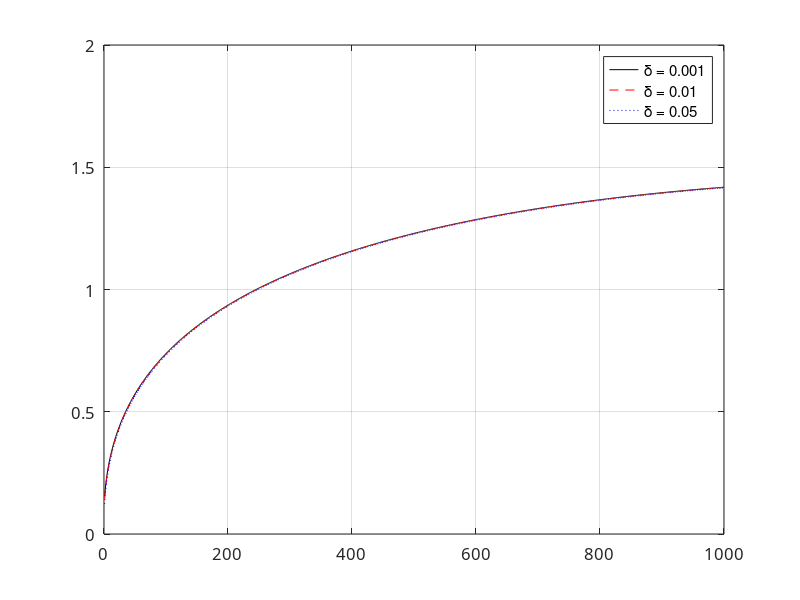
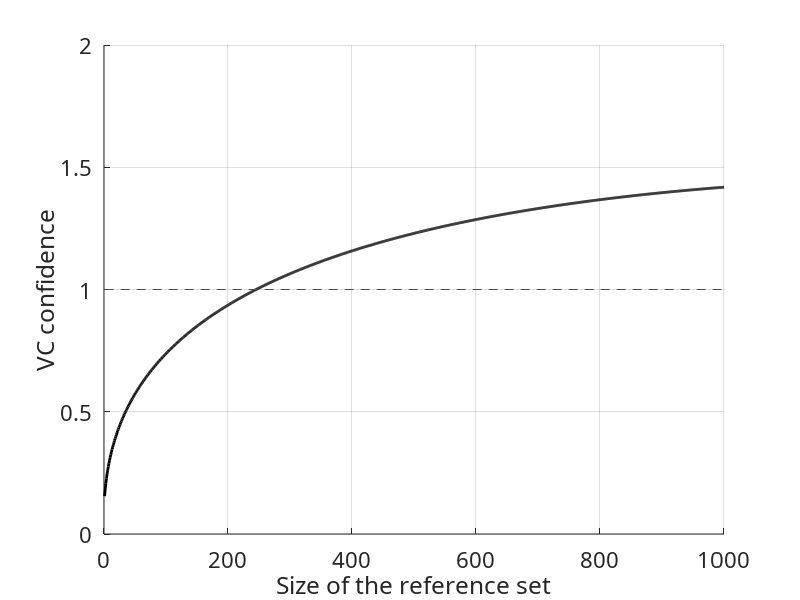

Here is the MATLAB script that generated these plots, in order:
clear all
clc
close all

delta = [0.001,0.01,0.5];
N = 1000; % training set size
M = 1:N; % size of the reference set
R1 = sqrt((M.*(log2(2*N./M)+1)-log2(delta(1)/4))/N); % risk bound assuming
% consistent reference set
R2 = sqrt((M.*(log2(2*N./M)+1)-log2(delta(2)/4))/N); 
R3 = sqrt((M.*(log2(2*N./M)+1)-log2(delta(3)/4))/N); 

plot(M,R1,'k-')
hold on
set(gca,'FontName','Candara','FontSize',12)
grid on
plot(M,R2,'r--')
plot(M,R3,'b:')
legend('\delta = 0.001','\delta = 0.01','\delta = 0.05');

figure('color','w')
plot(M,R1,'k-','linewidth',2)
hold on
set(gca,'FontName','Candara','FontSize',16)
grid on
plot([1,1000],[1,1],'r--')
xlabel('Size of the reference set')
ylabel('VC confidence')
set(gca,'Box','off')


